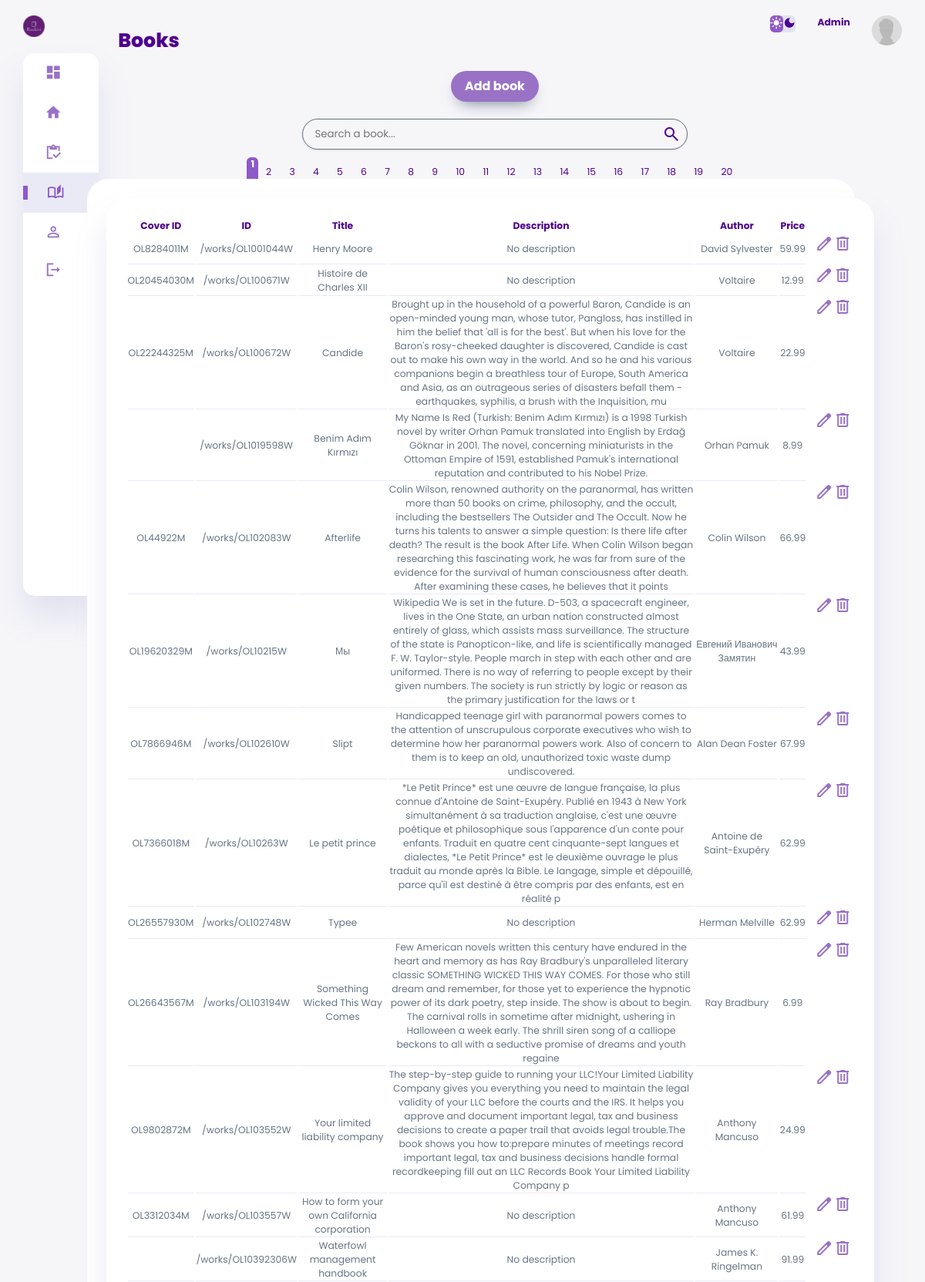
Page /AdminDashboard/books/books.php (upper part) on the committed database.
### tables this page shows
CREATE TABLE `book` (
  `bid` varchar(50) NOT NULL,
  `btitle` varchar(50) NOT NULL,
  `bdescription` varchar(500) NOT NULL,
  `bauthor` varchar(50) NOT NULL,
  `bcoverid` varchar(50) NOT NULL,
  `bprice` float NOT NULL DEFAULT 5.99
);

### AdminDashboard/books/bookModel.php (called while the page is built, shortened)
<?php
class BookModel
{
    public static function databaseConnection()
    {
        try {
            $dsn = "mysql:host=localhost;dbname=bookini";
            $username = "root";
            $password = "";
            $pdo = new PDO($dsn, $username, $password);
        } catch (PDOException $e) {
            die($e->getMessage());
        }
        return $pdo;
    }
    public static function listBooks($page, $perPage)
    {
        $offset = ($page - 1) * $perPage;
        $sqlState = self::databaseConnection()->prepare("SELECT * FROM book LIMIT $offset, $perPage");
        $sqlState->setFetchMode(PDO::FETCH_ASSOC);
        $sqlState->execute();
        return $sqlState->fetchAll();
    }
    public static function getTotalBooks()
    {
        $sqlState = self::databaseConnection()->prepare("SELECT * FROM book");
        $sqlState->execute();
        return count($sqlState->fetchAll(PDO::FETCH_ASSOC));
    }
}

### AdminDashboard/books/books.php (the view, shortened to what this page needs)
<?php
$title = "Books";
require_once 'bookModel.php';
?>
<div class="container" style="display: flex; justify-content: center;">
    <a class="add-btn" href="storeBook.php">Add book</a>
</div>
<div class="input-group">
    <input type="search" placeholder="Search a book...">
    <span class="material-symbols-outlined">
    </span>
</div>
<div class="books-table">
    <table>
        <thead>
            <tr>
                <th>Cover ID</th>
                <th>ID</th>
                <th>Title</th>
                <th>Description</th>
                <th>Author</th>
                <th>Price</th>
            </tr>
        </thead>
        <tbody>
            <?php
            $page = isset($_GET['page']) ? $_GET['page'] : 1;
            $perPage = 50;
            $totalBooks = BookModel::getTotalBooks();
            $numberOfPages = ceil($totalBooks / $perPage);
            $books = BookModel::listBooks($page, $perPage);
            foreach ($books as $book) : ?>
                <tr>
                    <td> <?= $book['bcoverid'] ?> </td>
                    <td> <?= $book['bid'] ?> </td>
                    <td> <?= $book['btitle'] ?> </td>
                    <td> <?= $book['bdescription'] ?> </td>
                    <td> <?= $book['bauthor'] ?> </td>
                    <td> <?= $book['bprice'] ?> </td>
                    <td class="action-btns" style=" border:none;margin-left:10px; width:50px ; display: flex;">
                        <a class="edit-btn" href='updateBook.php?bid=<?= $book['bid'] ?>'>
                            <span class="material-symbols-outlined">
                            </span>
                        </a>
                        <a class="delete-btn" href="deleteBook.php?bid=<?= $book['bid'] ?>">
                            <span class="material-symbols-outlined">
                            </span>
                        </a>
                    </td>
                </tr>
            <?php endforeach; ?>
        </tbody>
    </table>
</div>
<div class="container" style="display: flex;
                            justify-content: center;
                            align-items: center;">
    <div style="display: flex;">
        <?php
        for ($i = 1; $i <= $numberOfPages; $i++) {
            if ($page != $i) echo "<a href='?page=$i' style='margin:10px;'> $i </a>&nbsp;";
            else echo "<a class='active' style='background-color: var(--color-primary);
                                            color: var(--color-white);
                                            font-weight: bold;
                                            padding: 0px 5px;
                                            border-radius: var(--border-radius-1);'> $i</a>";
        }
        ?>
    </div>
</div>
<?php
$content = ob_get_clean();
require_once 'layout.php';

### AdminDashboard/books/layout.php (shortened to what this page needs)
<!DOCTYPE html>
<html lang="en">
<head>
    <link rel="stylesheet" href="../styles/style.css">
</head>
<body>
    <div class="container">
        <?php include_once 'include/sidebar.php'; ?>
        <main>
            <h1><?= $title ?></h1>
            <?= $content ?>
        </main>
        <?php include_once 'include/rightsection.php'; ?>
    </div>
</body>
</html>

### AdminDashboard/books/include/sidebar.php (shortened to what this page needs)
<aside>
    <div class="toggle">
        <div class="logo">
            <img src="../photos/logo.png">
        </div>
    </div>
    <div class="sidebar">
        <a href="">
            <span class="material-icons-sharp">
            </span>
        </a>
        <a href="../acceuiladmin.php">
            <span class="material-icons-sharp">
            </span>
        </a>
        <a href="../orders/orders.php">
            <span class="material-icons-sharp">
            </span>
        </a>
        <a href="../books/books.php" class="active">
            <span class="material-symbols-outlined">
            </span>
        </a>
        <a href="../clients/clients.php">
            <span class="material-icons-sharp">
            </span>
        </a>
        <a href="../../Login/logout.php">
            <span class="material-icons-sharp">
            </span>
        </a>
    </div>
</aside>

### AdminDashboard/books/include/rightsection.php (shortened to what this page needs)
<div class="right-section">
    <div class="nav">
        <div class="dark-mode">
            <span class="material-icons-sharp active">
            </span>
            <span class="material-icons-sharp">
            </span>
        </div>
        <div class="profile">
            <div class="info">
                <p><b>Admin</b></p>
            </div>
            <div class="profile-photo">
                <img src="../photos/profile-1.jpg">
            </div>
        </div>
    </div>
</div>

### rows in the picture
book: bcoverid "OL8284011M", bid "/works/OL1001044W", btitle "Henry Moore", bdescription "No description", bauthor "David Sylvester", bprice "59.99"
book: bcoverid "OL20454030M", bid "/works/OL100671W", btitle "Histoire de Charles XII", bdescription "No description", bauthor "Voltaire", bprice "12.99"
book: bcoverid "OL22244325M", bid "/works/OL100672W", btitle "Candide", bdescription "Brought up in the household of a powerful Baron, Candide is an open-minded young man, whose tutor, Pangloss, has instilled in him the belief that 'all is for the best'. But when his love for the Baron's rosy-cheeked daughter is discovered, Candide is cast out to make his own way in the world. And so he and his various companions begin a breathless tour of Europe, South America and Asia, as an outrageous series of disasters befall them - earthquakes, syphilis, a brush with the Inquisition, mu", bauthor "Voltaire", bprice "22.99"
book: bid "/works/OL1019598W", btitle "Benim Adım Kırmızı", bdescription "My Name Is Red (Turkish: Benim Adım Kırmızı) is a 1998 Turkish novel by writer Orhan Pamuk translated into English by Erdağ Göknar in 2001. The novel, concerning miniaturists in the Ottoman Empire of 1591, established Pamuk's international reputation and contributed to his Nobel Prize.", bauthor "Orhan Pamuk", bprice "8.99"
book: bcoverid "OL44922M", bid "/works/OL102083W", btitle "Afterlife", bdescription "Colin Wilson, renowned authority on the paranormal, has written more than 50 books on crime, philosophy, and the occult, including the bestsellers The Outsider and The Occult. Now he turns his talents to answer a simple question: Is there life after death? The result is the book After Life. When Colin Wilson began researching this fascinating work, he was far from sure of the evidence for the survival of human consciousness after death. After examining these cases, he believes that it points", bauthor "Colin Wilson", bprice "66.99"
book: bcoverid "OL19620329M", bid "/works/OL10215W", btitle "Мы", bdescription "Wikipedia We is set in the future. D-503, a spacecraft engineer, lives in the One State, an urban nation constructed almost entirely of glass, which assists mass surveillance. The structure of the state is Panopticon-like, and life is scientifically managed F. W. Taylor-style. People march in step with each other and are uniformed. There is no way of referring to people except by their given numbers. The society is run strictly by logic or reason as the primary justification for the laws or t", bauthor "Евгений Иванович Замятин", bprice "43.99"
book: bcoverid "OL7866946M", bid "/works/OL102610W", btitle "Slipt", bdescription "Handicapped teenage girl with paranormal powers comes to the attention of unscrupulous corporate executives who wish to determine how her paranormal powers work. Also of concern to them is to keep an old, unauthorized toxic waste dump undiscovered.", bauthor "Alan Dean Foster", bprice "67.99"
book: bcoverid "OL7366018M", bid "/works/OL10263W", btitle "Le petit prince", bdescription "*Le Petit Prince* est une œuvre de langue française, la plus connue d'Antoine de Saint-Exupéry. Publié en 1943 à New York simultanément à sa traduction anglaise, c'est une œuvre poétique et philosophique sous l'apparence d'un conte pour enfants. Traduit en quatre cent cinquante-sept langues et dialectes, *Le Petit Prince* est le deuxième ouvrage le plus traduit au monde après la Bible. Le langage, simple et dépouillé, parce qu'il est destiné à être compris par des enfants, est en réalité p", bauthor "Antoine de Saint-Exupéry", bprice "62.99"
book: bcoverid "OL26557930M", bid "/works/OL102748W", btitle "Typee", bdescription "No description", bauthor "Herman Melville", bprice "62.99"
book: bcoverid "OL26643567M", bid "/works/OL103194W", btitle "Something Wicked This Way Comes", bdescription "Few American novels written this century have endured in the heart and memory as has Ray Bradbury's unparalleled literary classic SOMETHING WICKED THIS WAY COMES. For those who still dream and remember, for those yet to experience the hypnotic power of its dark poetry, step inside. The show is about to begin. The carnival rolls in sometime after midnight, ushering in Halloween a week early. The shrill siren song of a calliope beckons to all with a seductive promise of dreams and youth regaine", bauthor "Ray Bradbury", bprice "6.99"
book: bcoverid "OL9802872M", bid "/works/OL103552W", btitle "Your limited liability company", bdescription "The step-by-step guide to running your LLC!Your Limited Liability Company gives you everything you need to maintain the legal validity of your LLC before the courts and the IRS. It helps you approve and document important legal, tax and business decisions to create a paper trail that avoids legal trouble.The book shows you how to:prepare minutes of meetings record important legal, tax and business decisions handle formal recordkeeping fill out an LLC Records Book Your Limited Liability Company p", bauthor "Anthony Mancuso", bprice "24.99"
book: bcoverid "OL3312034M", bid "/works/OL103557W", btitle "How to form your own California corporation", bdescription "No description", bauthor "Anthony Mancuso", bprice "61.99"
book: bid "/works/OL10392306W", btitle "Waterfowl management handbook", bdescription "No description", bauthor "James K. Ringelman", bprice "91.99"

### other values in the picture
$title "Books"
